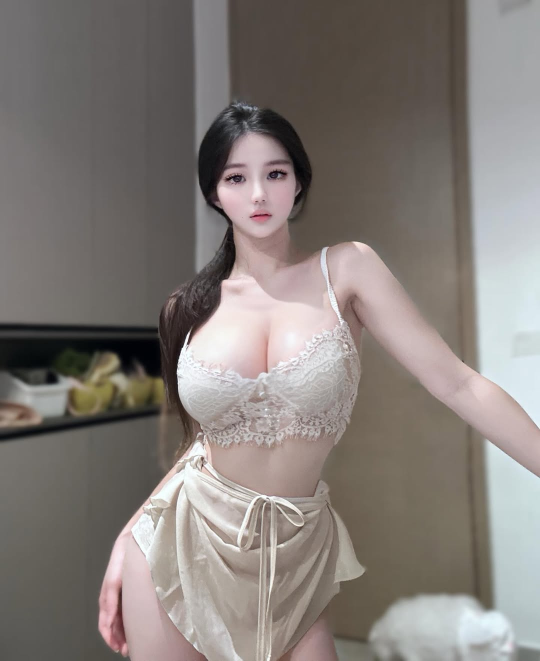
#> input picture datasets/0/au_1.jpg, 1080 x 1321 px (shown at 1/2 size); its folder holds only this picture in this run
$ python -i functions.py   (imports and definitions only)   (older library calls are emulated)
#> lines starting #> are read from the running program, lines starting #| are printed output that depends on the picture
#> further down, picture is the input picture: shape (1321, 1080, 3); mean B, G, R 120.9, 125.1, 132
from algorithm.others.extend_functions import *
from sklearn.decomposition import PCA
from sklearn.metrics.pairwise import euclidean_distances
from typing import Union
from scipy.fftpack import fft2, fftshift
import os
import cv2
import shutil
import json
import numpy as np
import threading
import time
import sys

global_loading = False


def g_norm(img:np.ndarray) -> np.ndarray:
    ycrcb = cv2.cvtColor(img, cv2.COLOR_BGR2YCrCb)
#> ycrcb: shape (1321, 1080, 3); mean of channels 0, 1, 2 126.7, 131.8, 124.7
    y, cr, cb = cv2.split(ycrcb)
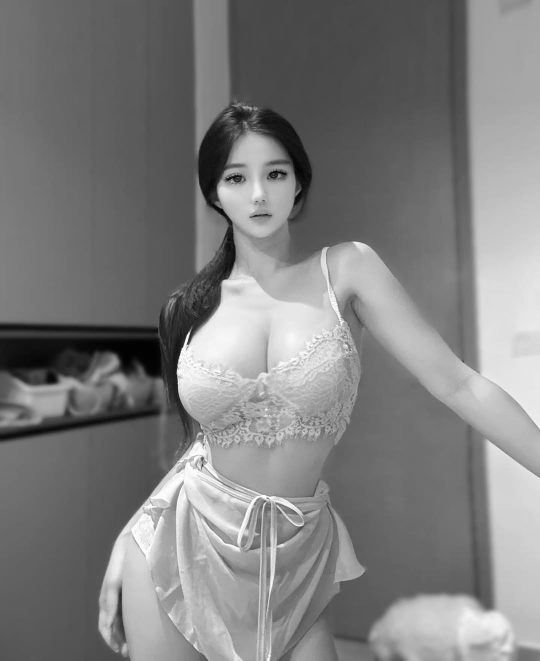
#> y: shape (1321, 1080) (shown at 1/2 size); min 1, max 255, mean 126.7
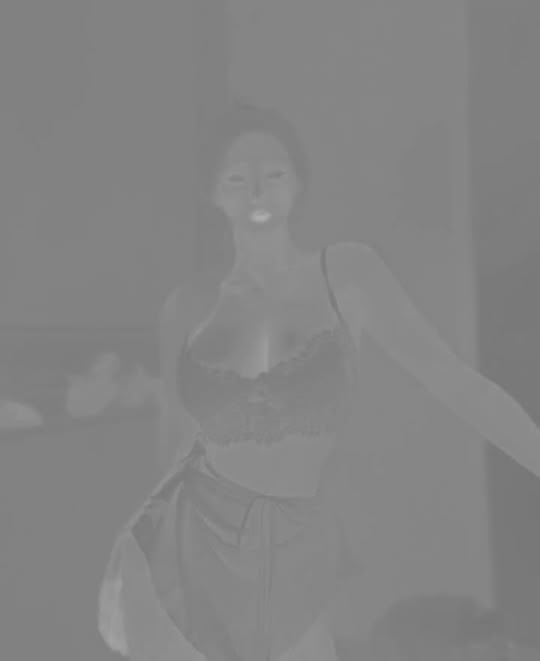
#> cr: shape (1321, 1080) (shown at 1/2 size); min 116, max 174, mean 131.8
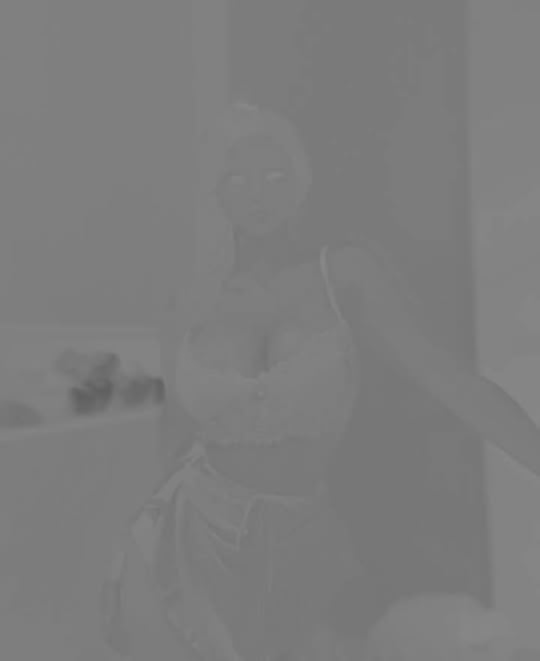
#> cb: shape (1321, 1080) (shown at 1/2 size); min 95, max 136, mean 124.7
    y_eq = cv2.equalizeHist(y)
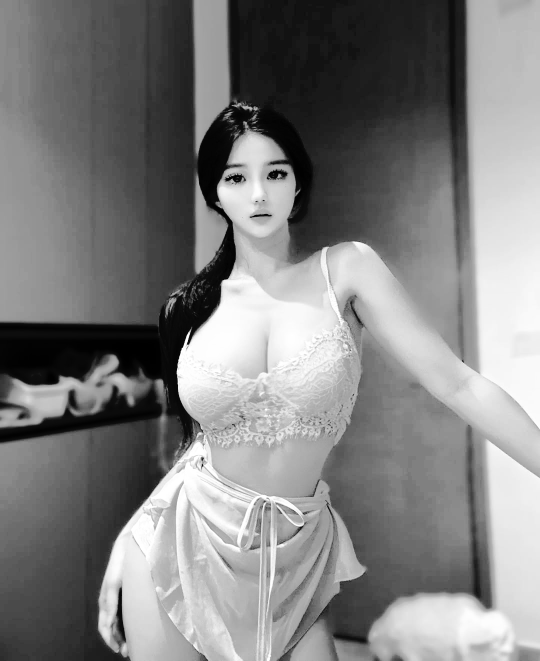
#> y_eq: shape (1321, 1080) (shown at 1/2 size); min 0, max 255, mean 128.5
    ycrcb_eq = cv2.merge([y_eq, cr, cb])
#> ycrcb_eq: shape (1321, 1080, 3); mean of channels 0, 1, 2 128.5, 131.8, 124.7
    normalized = cv2.cvtColor(ycrcb_eq, cv2.COLOR_YCrCb2BGR)
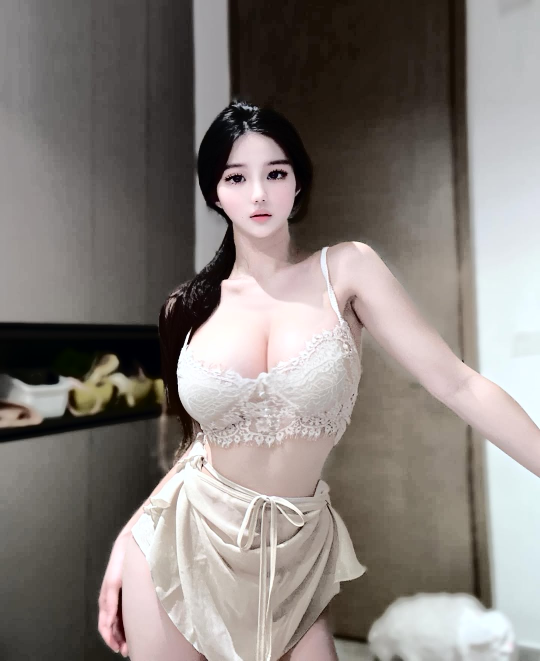
#> normalized: shape (1321, 1080, 3) (shown at 1/2 size); mean B, G, R 122.6, 126.9, 133.7
    return normalized

def g_normVariance(varience: int, dtype: type = None) -> np.ndarray:
    norm_var = cv2.normalize(varience, None, 0, 255, cv2.NORM_MINMAX)
    return norm_var.astype(dtype) if dtype is not None else norm_var

def g_grayScale(img: np.ndarray, dtype: type = None ) -> np.ndarray:
    gray = cv2.cvtColor(img, cv2.COLOR_BGR2GRAY)
    return gray.astype(dtype) if dtype is not None else gray

# [11 lines left out: functions g_imageQuality, g_imageThreshold, not called in this run]

def g_imageRatio(cast_type: type, sum_func: callable, img: np.ndarray, value: float, shape_height: int, shape_width: int) -> float:
    ratio = sum_func(img) / value / (shape_height * shape_width)
    return cast_type(ratio)

# [34 lines left out: functions g_msmtCalculation, g_euclidenMaskPca, g_lapticanMagitude, not called in this run]


# SAVE FUNCTIONS


def g_loadConfig() -> dict:
    config = extend_loadConfig()
    return config

# [67 lines left out: functions g_checkInput, g_saveFeatures, loader_anim, g_adjust_HW, not called in this run]

>>> import cv2
>>> picture = cv2.imread('../../datasets/0/au_1.jpg')
>>> result = g_norm(picture)

$ run again, on datasets/0/au_2.jpg
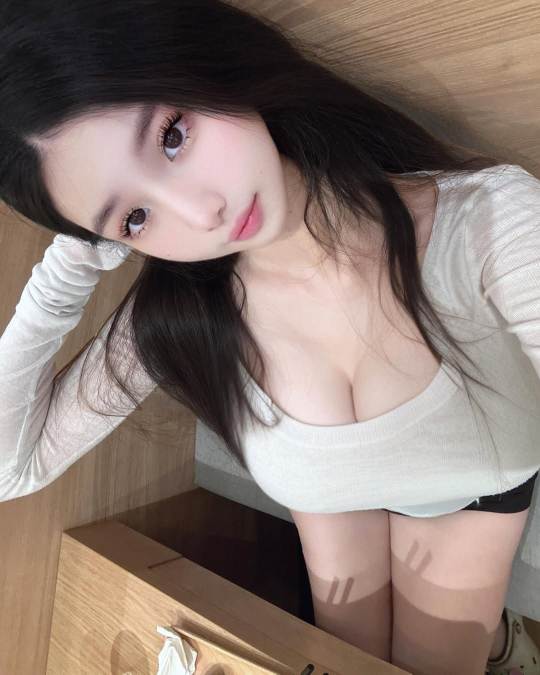
#> input picture datasets/0/au_2.jpg, 1080 x 1349 px (shown at 1/2 size)
#> picture is the input picture: shape (1349, 1080, 3); mean B, G, R 114.3, 121.9, 138.2
#> ycrcb: shape (1349, 1080, 3); mean of channels 0, 1, 2 125.9, 136.8, 121.4
#> in g_norm, `y, cr, cb = cv2.split(ycrcb)`:
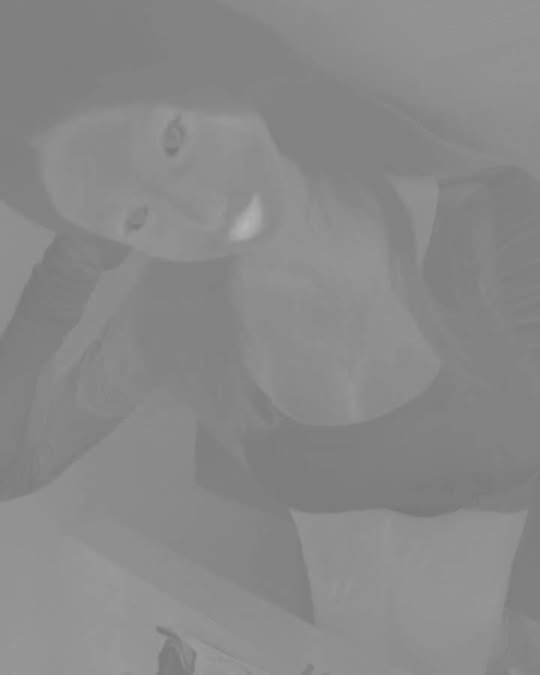
#> cr: shape (1349, 1080) (shown at 1/2 size); min 117, max 181, mean 136.8
#> in g_norm, `y, cr, cb = cv2.split(ycrcb)`:
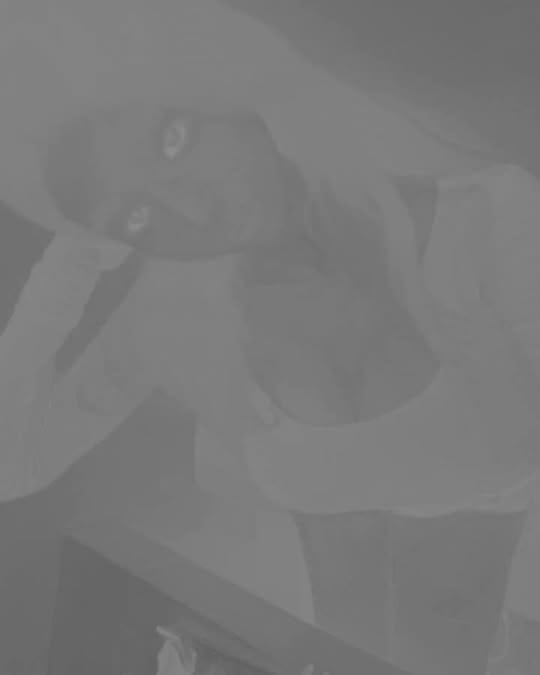
#> cb: shape (1349, 1080) (shown at 1/2 size); min 95, max 143, mean 121.4
#> ycrcb_eq: shape (1349, 1080, 3); mean of channels 0, 1, 2 128.1, 136.8, 121.4

$ run again, on datasets/0/au_3.jpg
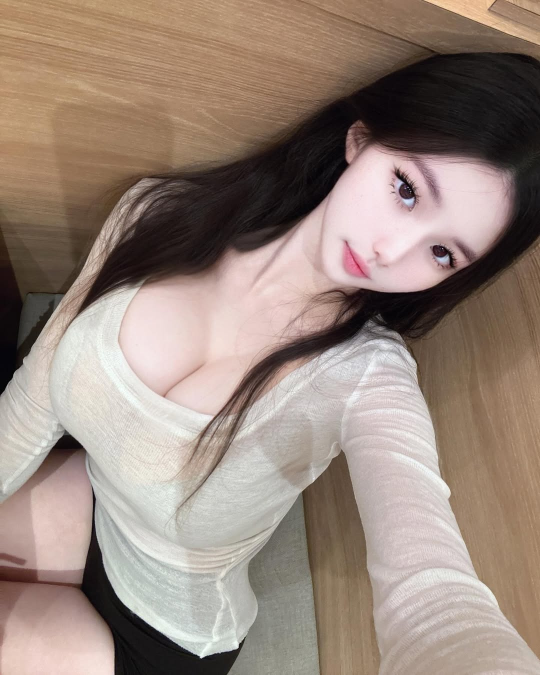
#> input picture datasets/0/au_3.jpg, 1080 x 1350 px (shown at 1/2 size)
#> picture is the input picture: shape (1350, 1080, 3); mean B, G, R 123.7, 134.6, 152.1
#> ycrcb: shape (1350, 1080, 3); mean of channels 0, 1, 2 138.6, 137.6, 119.6
#> in g_norm, `y, cr, cb = cv2.split(ycrcb)`:
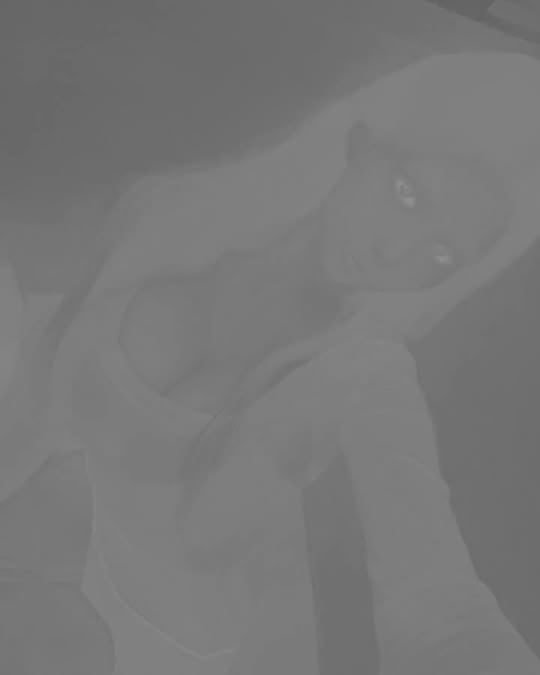
#> cb: shape (1350, 1080) (shown at 1/2 size); min 97, max 144, mean 119.6
#> ycrcb_eq: shape (1350, 1080, 3); mean of channels 0, 1, 2 128.2, 137.6, 119.6
#> in g_norm, `normalized = cv2.cvtColor(ycrcb_eq, cv2.COLOR_YCrCb2BGR)`:
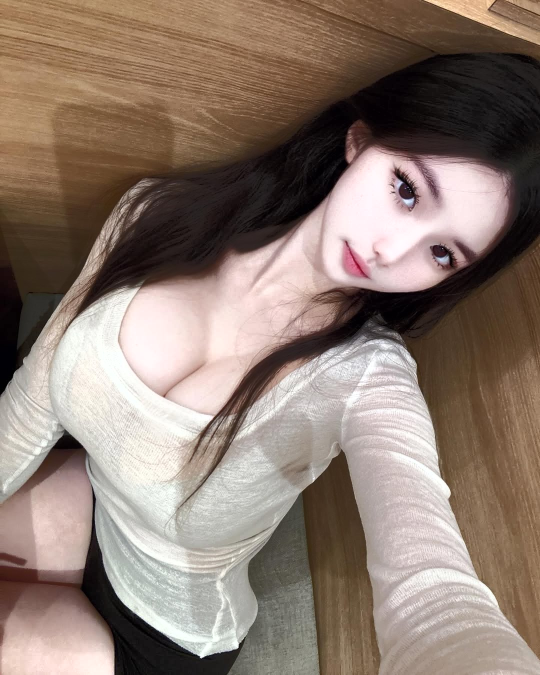
#> normalized: shape (1350, 1080, 3) (shown at 1/2 size); mean B, G, R 113.3, 124.2, 141.5
